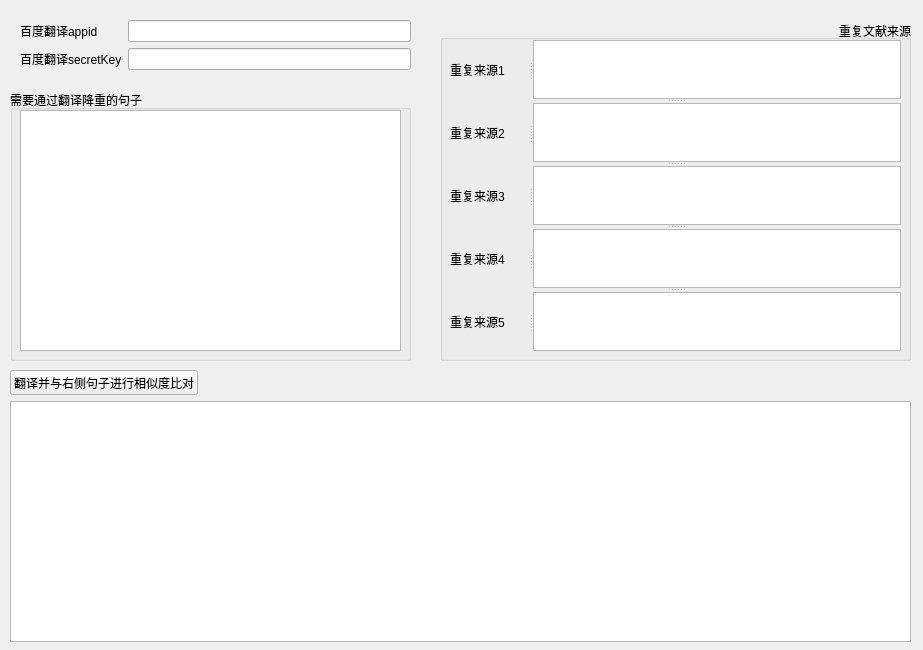
<?xml version="1.0" encoding="UTF-8"?>
<ui version="4.0">
 <class>MainWindow</class>
 <widget class="QMainWindow" name="MainWindow">
  <property name="geometry">
   <rect>
    <x>0</x>
    <y>0</y>
    <width>923</width>
    <height>650</height>
   </rect>
  </property>
  <property name="minimumSize">
   <size>
    <width>923</width>
    <height>650</height>
   </size>
  </property>
  <property name="maximumSize">
   <size>
    <width>923</width>
    <height>650</height>
   </size>
  </property>
  <property name="windowTitle">
   <string>翻来翻去 - By Happyshark</string>
  </property>
  <property name="windowIcon">
   <iconset resource="1.qrc">
    <normaloff>:/newPrefix/1.ico</normaloff>:/newPrefix/1.ico</iconset>
  </property>
  <widget class="QWidget" name="centralWidget">
   <widget class="QGroupBox" name="groupBox">
    <property name="geometry">
     <rect>
      <x>10</x>
      <y>90</y>
      <width>401</width>
      <height>271</height>
     </rect>
    </property>
    <property name="sizePolicy">
     <sizepolicy hsizetype="Expanding" vsizetype="Expanding">
      <horstretch>0</horstretch>
      <verstretch>0</verstretch>
     </sizepolicy>
    </property>
    <property name="title">
     <string>需要通过翻译降重的句子</string>
    </property>
    <widget class="QPlainTextEdit" name="needTranslateText">
     <property name="geometry">
      <rect>
       <x>10</x>
       <y>20</y>
       <width>381</width>
       <height>241</height>
      </rect>
     </property>
     <property name="sizePolicy">
      <sizepolicy hsizetype="Expanding" vsizetype="Expanding">
       <horstretch>0</horstretch>
       <verstretch>0</verstretch>
      </sizepolicy>
     </property>
     <property name="sizeAdjustPolicy">
      <enum>QAbstractScrollArea::AdjustIgnored</enum>
     </property>
    </widget>
   </widget>
   <widget class="QGroupBox" name="groupBox_2">
    <property name="geometry">
     <rect>
      <x>440</x>
      <y>20</y>
      <width>471</width>
      <height>341</height>
     </rect>
    </property>
    <property name="sizePolicy">
     <sizepolicy hsizetype="Expanding" vsizetype="Expanding">
      <horstretch>0</horstretch>
      <verstretch>0</verstretch>
     </sizepolicy>
    </property>
    <property name="title">
     <string>重复文献来源</string>
    </property>
    <property name="alignment">
     <set>Qt::AlignRight|Qt::AlignTrailing|Qt::AlignVCenter</set>
    </property>
    <widget class="QSplitter" name="splitter_6">
     <property name="geometry">
      <rect>
       <x>10</x>
       <y>20</y>
       <width>451</width>
       <height>311</height>
      </rect>
     </property>
     <property name="orientation">
      <enum>Qt::Vertical</enum>
     </property>
     <widget class="QSplitter" name="splitter">
      <property name="orientation">
       <enum>Qt::Horizontal</enum>
      </property>
      <widget class="QLabel" name="label">
       <property name="text">
        <string>重复来源1</string>
       </property>
      </widget>
      <widget class="QPlainTextEdit" name="plainTextEdit"/>
     </widget>
     <widget class="QSplitter" name="splitter_2">
      <property name="orientation">
       <enum>Qt::Horizontal</enum>
      </property>
      <widget class="QLabel" name="label_2">
       <property name="text">
        <string>重复来源2</string>
       </property>
      </widget>
      <widget class="QPlainTextEdit" name="plainTextEdit_2"/>
     </widget>
     <widget class="QSplitter" name="splitter_3">
      <property name="orientation">
       <enum>Qt::Horizontal</enum>
      </property>
      <widget class="QLabel" name="label_3">
       <property name="text">
        <string>重复来源3</string>
       </property>
      </widget>
      <widget class="QPlainTextEdit" name="plainTextEdit_3"/>
     </widget>
     <widget class="QSplitter" name="splitter_4">
      <property name="orientation">
       <enum>Qt::Horizontal</enum>
      </property>
      <widget class="QLabel" name="label_4">
       <property name="text">
        <string>重复来源4</string>
       </property>
      </widget>
      <widget class="QPlainTextEdit" name="plainTextEdit_4"/>
     </widget>
     <widget class="QSplitter" name="splitter_5">
      <property name="orientation">
       <enum>Qt::Horizontal</enum>
      </property>
      <widget class="QLabel" name="label_5">
       <property name="text">
        <string>重复来源5</string>
       </property>
      </widget>
      <widget class="QPlainTextEdit" name="plainTextEdit_5"/>
     </widget>
    </widget>
   </widget>
   <widget class="QTableWidget" name="tableWidget">
    <property name="geometry">
     <rect>
      <x>10</x>
      <y>401</y>
      <width>901</width>
      <height>241</height>
     </rect>
    </property>
   </widget>
   <widget class="QWidget" name="layoutWidget">
    <property name="geometry">
     <rect>
      <x>20</x>
      <y>20</y>
      <width>391</width>
      <height>51</height>
     </rect>
    </property>
    <layout class="QGridLayout" name="gridLayout_2">
     <item row="0" column="0">
      <widget class="QLabel" name="label_6">
       <property name="text">
        <string>百度翻译appid</string>
       </property>
      </widget>
     </item>
     <item row="0" column="1">
      <widget class="QLineEdit" name="lineEdit"/>
     </item>
     <item row="1" column="0">
      <widget class="QLabel" name="label_7">
       <property name="text">
        <string>百度翻译secretKey</string>
       </property>
      </widget>
     </item>
     <item row="1" column="1">
      <widget class="QLineEdit" name="lineEdit_2"/>
     </item>
    </layout>
   </widget>
   <widget class="QWidget" name="layoutWidget">
    <property name="geometry">
     <rect>
      <x>10</x>
      <y>370</y>
      <width>331</width>
      <height>25</height>
     </rect>
    </property>
    <layout class="QHBoxLayout" name="horizontalLayout">
     <item>
      <widget class="QPushButton" name="fanyiButton">
       <property name="text">
        <string>翻译并与右侧句子进行相似度比对</string>
       </property>
      </widget>
     </item>
     <item>
      <widget class="QLabel" name="label_8">
       <property name="text">
        <string/>
       </property>
      </widget>
     </item>
    </layout>
   </widget>
   <zorder>layoutWidget</zorder>
   <zorder>layoutWidget</zorder>
   <zorder>groupBox</zorder>
   <zorder>groupBox_2</zorder>
   <zorder>tableWidget</zorder>
  </widget>
 </widget>
 <resources>
  <include location="1.qrc"/>
 </resources>
 <connections/>
</ui>
